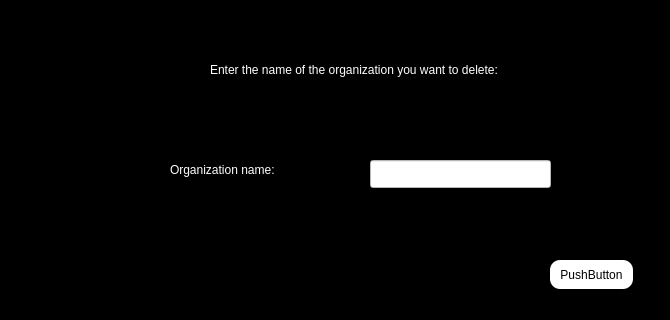
<?xml version="1.0" encoding="UTF-8"?>
<ui version="4.0">
 <class>removing_organization</class>
 <widget class="QWidget" name="removing_organization">
  <property name="geometry">
   <rect>
    <x>0</x>
    <y>0</y>
    <width>670</width>
    <height>320</height>
   </rect>
  </property>
  <property name="windowTitle">
   <string>Form</string>
  </property>
  <property name="styleSheet">
   <string notr="true">#removing_organization
{
background-color:black;
}</string>
  </property>
  <widget class="QLabel" name="remov_label">
   <property name="geometry">
    <rect>
     <x>210</x>
     <y>60</y>
     <width>361</width>
     <height>20</height>
    </rect>
   </property>
   <property name="styleSheet">
    <string notr="true">#remov_label
{
color:white;
}</string>
   </property>
   <property name="text">
    <string>Enter the name of the organization you want to delete:</string>
   </property>
  </widget>
  <widget class="QLineEdit" name="led_remove">
   <property name="geometry">
    <rect>
     <x>370</x>
     <y>160</y>
     <width>181</width>
     <height>28</height>
    </rect>
   </property>
   <property name="styleSheet">
    <string notr="true">#led_remove
{
background-color:white;
}</string>
   </property>
  </widget>
  <widget class="QPushButton" name="pbn_remove">
   <property name="geometry">
    <rect>
     <x>550</x>
     <y>260</y>
     <width>83</width>
     <height>29</height>
    </rect>
   </property>
   <property name="styleSheet">
    <string notr="true">#pbn_remove:hover
{
background-color:white;
order:1px solidgreen; 
}
#pbn_remove
{
background-color:white;
border-radius:10px;
}</string>
   </property>
   <property name="text">
    <string>PushButton</string>
   </property>
  </widget>
  <widget class="QLabel" name="labe_remove_name">
   <property name="geometry">
    <rect>
     <x>170</x>
     <y>160</y>
     <width>131</width>
     <height>20</height>
    </rect>
   </property>
   <property name="styleSheet">
    <string notr="true">#labe_remove_name
{
color:white;
}</string>
   </property>
   <property name="text">
    <string>Organization name:</string>
   </property>
  </widget>
 </widget>
 <resources/>
 <connections/>
</ui>
